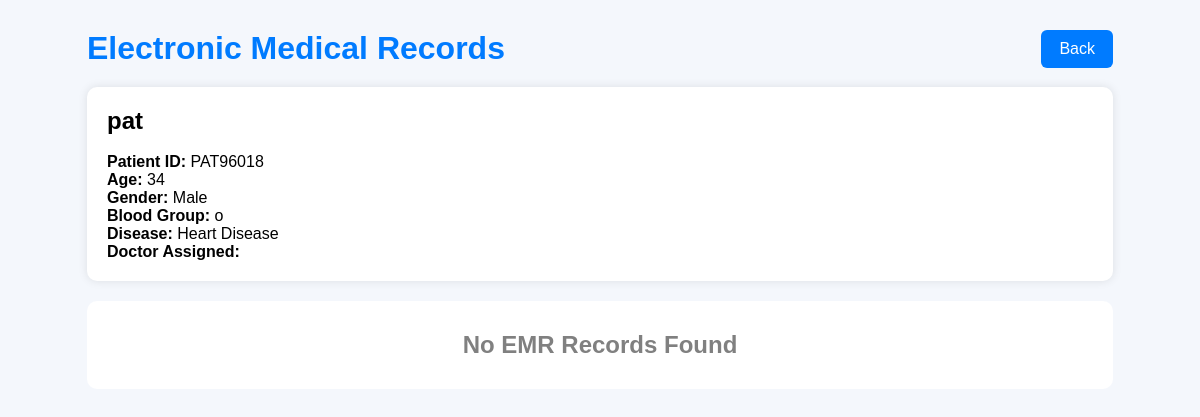
Page /view_emr/PAT96018 (signed in) on the committed database.
### tables this page shows
CREATE TABLE patients (
            id INTEGER PRIMARY KEY AUTOINCREMENT,
            patient_id TEXT UNIQUE,
            full_name TEXT,
            age INTEGER,
            gender TEXT,
            phone TEXT,
            address TEXT,
            blood_group TEXT,
            disease TEXT,
            doctor_assigned TEXT,
            admission_type TEXT,
            admission_date TEXT,
            discharge_date TEXT,
            emergency_contact TEXT,
            insurance_provider TEXT,
            insurance_number TEXT,
            medical_history TEXT
        );

### app.py (the view)
@app.route('/view_emr/<patient_id>')
def view_emr(patient_id):
    if 'user' not in session:
        return redirect(url_for('login'))
    conn = sqlite3.connect(DATABASE)
    cursor = conn.cursor()
    cursor.execute(
        "SELECT * FROM patients WHERE patient_id=?",
        (patient_id,)
    )
    patient = cursor.fetchone()
    cursor.execute('''
        SELECT * FROM emr_records
        WHERE patient_id=?
        ORDER BY created_at DESC
    ''', (patient_id,))
    records = cursor.fetchall()
    conn.close()
    return render_template(
        'view_emr.html',
        patient=patient,
        records=records
    )

### hospital_management_system/templates/view_emr.html (shortened to what this page needs)
<!DOCTYPE html>
<html lang="en">
<head>
</head>
<body>
<div class="container">
    <a href="/patient_dashboard" class="back-btn">
        Back
    </a>
    <h1>Electronic Medical Records</h1>
    <div class="top-box">
        <h2>{{ patient[2] }}</h2>
        <br>
        <p><strong>Patient ID:</strong> {{ patient[1] }}</p>
        <p><strong>Age:</strong> {{ patient[3] }}</p>
        <p><strong>Gender:</strong> {{ patient[4] }}</p>
        <p><strong>Blood Group:</strong> {{ patient[7] }}</p>
        <p><strong>Disease:</strong> {{ patient[8] }}</p>
        <p><strong>Doctor Assigned:</strong> {{ patient[9] }}</p>
    </div>
    {% if records %}
        {% for record in records %}
        <div class="record-card">
            <span class="date">
                {{ record[8] }}
            </span>
            <div class="section">
                <h3>Diagnosis History</h3>
                <p>{{ record[2] }}</p>
            </div>
            <div class="section">
                <h3>Treatment History</h3>
                <p>{{ record[3] }}</p>
            </div>
            <div class="section">
                <h3>Prescriptions</h3>
                <p>{{ record[4] }}</p>
            </div>
            <div class="section">
                <h3>Allergies</h3>
                <p>{{ record[5] }}</p>
            </div>
            <div class="section">
                <h3>Medical Reports</h3>
                <p>{{ record[6] }}</p>
            </div>
            {% if record[7] %}
            <div class="section">
                <h3>X-ray / MRI / Reports File</h3>
                <a
                    href="/{{ record[7] }}"
                    target="_blank"
                    class="file-link"
                >
                    View Uploaded File
                </a>
            </div>
            {% endif %}
        </div>
        {% endfor %}
    {% else %}
        <div class="empty">
            <h2>No EMR Records Found</h2>
        </div>
    {% endif %}
</div>
</body>
</html>

### hospital_management_system/templates/view_emr.html (style rules this page uses)
* { margin:0; padding:0; box-sizing:border-box; font-family:Arial, sans-serif; }
body { background:#f4f7fc; padding:30px; }
.container { width:90%; margin:auto; }
h1 { color:#007bff; margin-bottom:20px; }
.top-box { background:white; padding:20px; border-radius:10px; margin-bottom:20px; box-shadow:0 0 10px rgba(0,0,0,0.1); }
.back-btn { text-decoration:none; background:#007bff; color:white; padding:10px 18px; border-radius:6px; float:right; }
.empty { background:white; padding:30px; text-align:center; border-radius:10px; color:gray; }

### rows in the picture
patients: full_name "pat", patient "PAT96018", age "34", gender "Male", blood_group "o", disease "Heart Disease"
